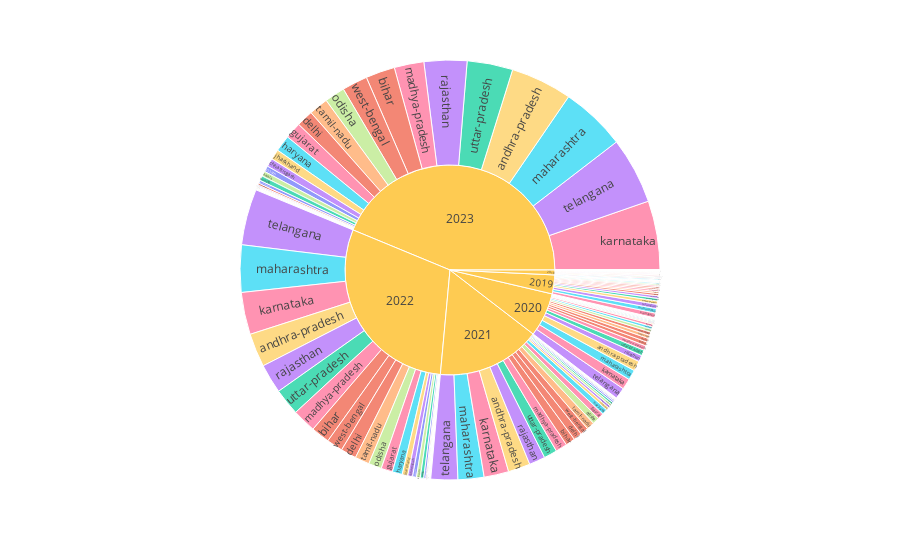

Here is the notebook cell this chart was saved with:
### Code cell


### Figure 1 — Plotly figure (JSON) as saved in the notebook; plotly's stock layout.template omitted (floating-point values rounded to 4 significant figures; data arrays with more than 128 entries replaced by an {"elided": "..."} marker saying what was removed)
{"data": [{"branchvalues": "total", "customdata": {"elided": "222x1 str values"}, "domain": {"x": [0, 1], "y": [0, 1]}, "hovertemplate": "labels=%{label}<br>Transaction_amount=%{value}<br>parent=%{parent}<br>id=%{id}<br>State=%{customdata[0]}<extra></extra>", "ids": {"elided": "222 str values"}, "labels": {"elided": "222 str values"}, "marker": {"colors": {"elided": "222 str values"}}, "name": "", "parents": {"elided": "222 str values"}, "type": "sunburst", "values": {"elided": "222 float values"}}], "layout": {"legend": {"tracegroupgap": 0}, "margin": {"t": 60}}}
